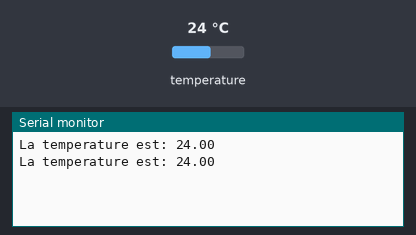
This sketch was run on a simulated Arduino Uno, built with avr-gcc and run on an emulated ATmega328P. Parts: the last lines printed to the serial monitor. Inputs (shaded band) come from the test bench; at power-on: temperature 24 °C.

Above: at 3.3 s.
3.4 s: temperature set to 12 °C
At 5.0 s:
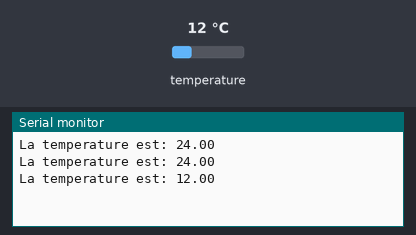
5.9 s: temperature set to 19 °C
At 7.5 s:
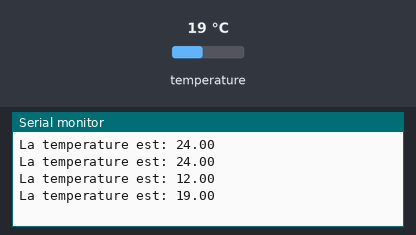
Timing chart, 0 to 9.0 s (numbered marks = the images above; inputs shaded):
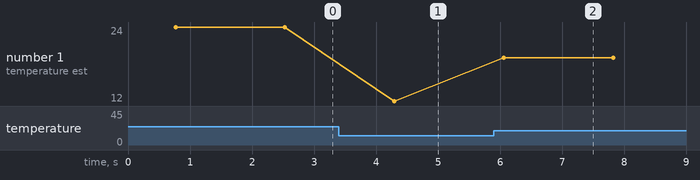

Measured:
- after the input at 3.4 s, the serial monitor: prints a new line after 0.90 s (image 1)
- after the input at 5.9 s, the serial monitor: prints a new line after 0.16 s (image 2)
- plotted number 1: 24 → 12 after the input at 3.4 s, 12 → 19 after the input at 5.9 s

The sketch:

Dallas18B20.ino
```cpp
//On inclue les librairies
#include <OneWire.h>
#include <DallasTemperature.h>

//On connecte la broche de lecture à la pin 2 de l'Arduino
#define ONE_WIRE_BUS 2
//On cherche les thermomètres connectés à cette pin:
OneWire oneWire(ONE_WIRE_BUS);
//On envoie les références trouvées à la librairie Dallas
DallasTemperature sensors(&oneWire);

void setup(void)
{
  //On initialise la communication avec le moniteur série
  Serial.begin(9600);
  //On initialise les capteurs dallas
  sensors.begin();
}

void loop(void)
{
  //On envoie la commande de récupération de température
  sensors.requestTemperatures();
  Serial.print("La temperature est: ");
  //On lui demande d'afficher la valeur du premier capteur (le 0)
  Serial.println(sensors.getTempCByIndex(0));
  //On laisse souffler une seconde avant de relancer.
  delay(1000);
}
```
